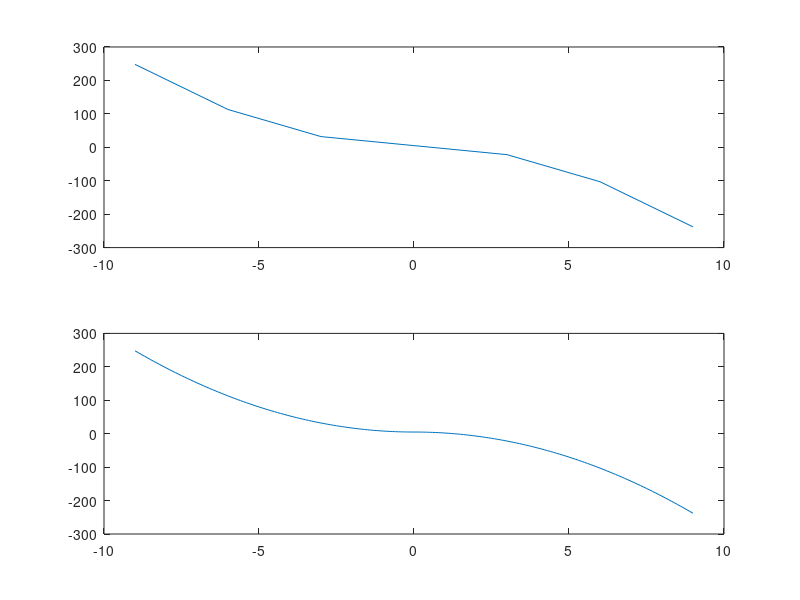

MATLAB code for this plot:
t1 = -9:3:9;

%y1 = zeros(length(t1),1);

for i=1:length(t1)
    if t1(i)>=0
        y1(i) = -3*t1(i)^2 + 5;
    else
        y1(i) = 3*t1(i)^2 + 5;
    end
end

y1

subplot(2,1,1)

plot(t1,y1)
%figure(2)

t2 = -9:0.1:9;

for i=1:length(t2)
    if t2(i)>=0
        y2(i) = -3*t2(i)^2 + 5;
    else
        y2(i) = 3*t2(i)^2 + 5;
    end
end

subplot(2,1,2)

plot(t2,y2)